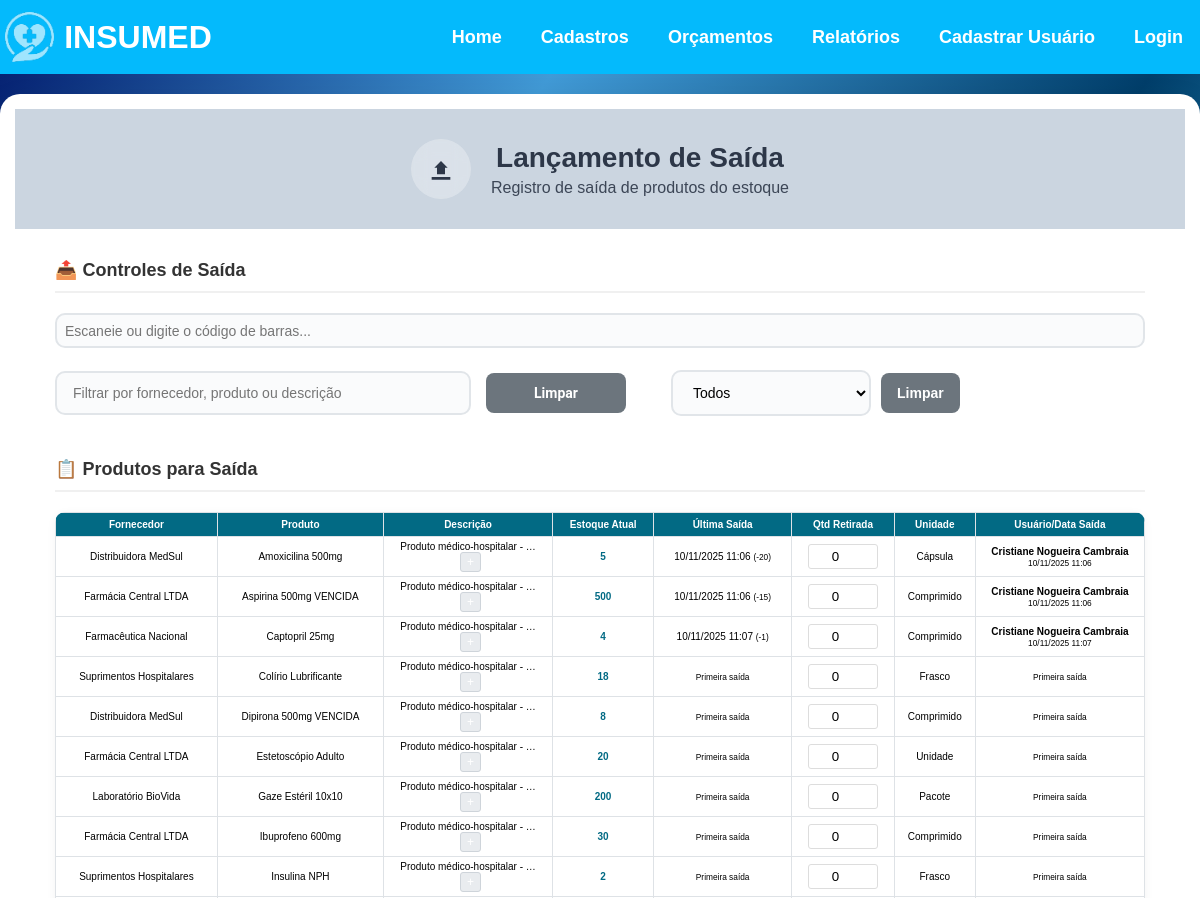
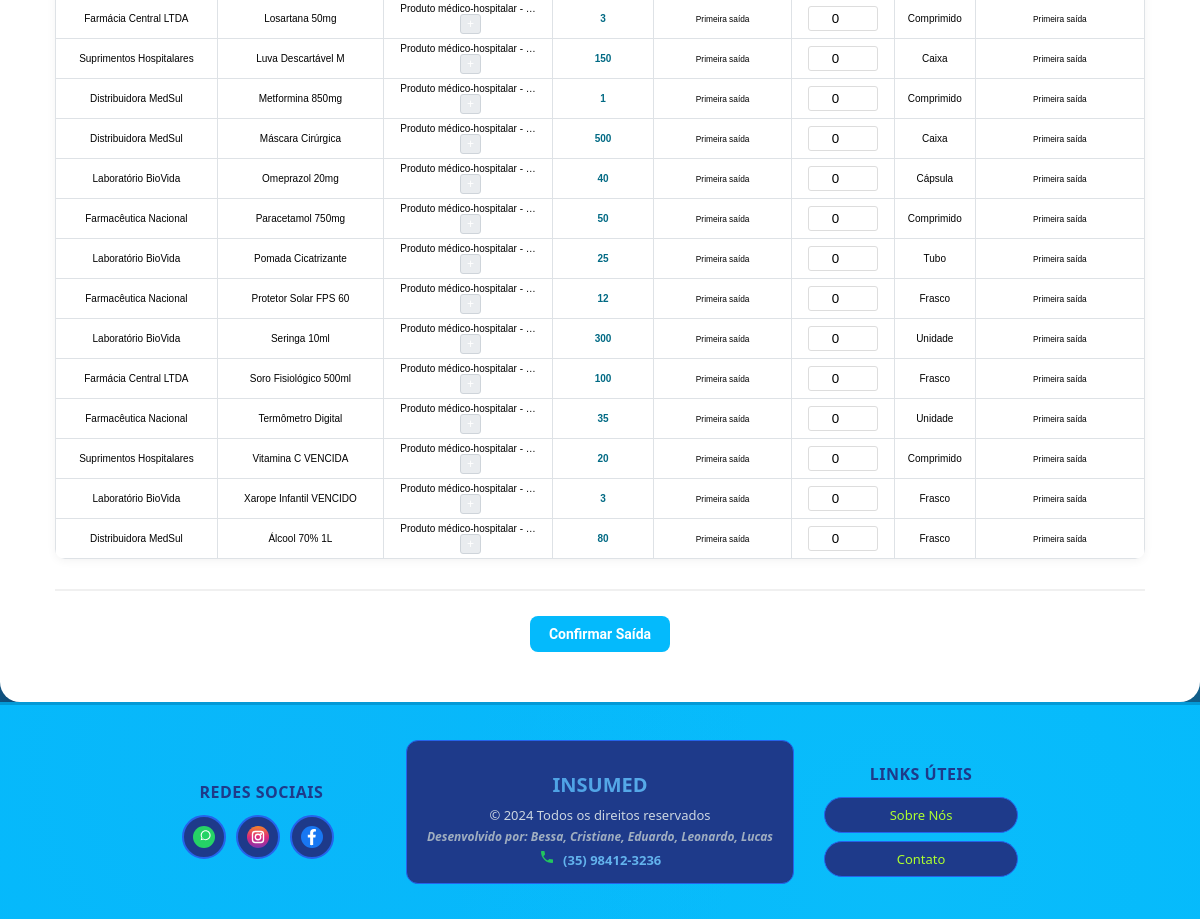
Screenshot of /relatorio-saida/ with the database file from the repository (2 pictures, top to bottom).
### app/models.py (models this page shows, shortened)
class Produto(models.Model):
    UNIDADE_CHOICES = [
        ('Unidades', 'Unidades'),
        ('Caixa', 'Caixa'),
    ]
    nome = models.CharField(max_length=100)
    codigo_barras = models.CharField(max_length=50, blank=True, null=True, unique=True)
    preco = models.DecimalField(max_digits=10, decimal_places=2)
    preco_compra = models.DecimalField(max_digits=10, decimal_places=2, blank=True, null=True)
    descricao = models.TextField(blank=True, null=True)
    fornecedor = models.ForeignKey(Fornecedor, on_delete=models.CASCADE, related_name="produtos", null=True, blank=True)
    data_hora = models.DateTimeField(default=timezone.now)
    unidade = models.CharField(max_length=50, choices=UNIDADE_CHOICES, default="Unidades")
    quantidade = models.IntegerField()
    validade = models.DateField(blank=True, null=True)
    observacao = models.TextField(blank=True, null=True)

class Fornecedor(models.Model):
    nome = models.CharField(max_length=200, unique=True)
    cnpj = models.CharField(max_length=20, unique=True)  # Usar CharField pois pode conter caracteres especiais
    endereco = models.CharField(max_length=200)
    bairro = models.CharField(max_length=200)
    complemento = models.CharField(max_length=200, blank=True, null=True)  # Pode ser opcional
    data_nascimento = models.DateField()
    cidade = models.CharField(max_length=200)
    uf = models.CharField(max_length=2)
    cep = models.CharField(max_length=10)  # Também CharField por conta do formato
    email = models.EmailField(max_length=200)  # Melhor usar EmailField para validação
    telefone = models.CharField(max_length=20)
    ativo = models.BooleanField(default=True)

class MovimentacaoEstoque(models.Model):
    TIPO_CHOICES = [
        ('ENTRADA', 'Entrada'),
        ('SAIDA', 'Saída'),
    ]
    produto = models.ForeignKey(Produto, on_delete=models.CASCADE)
    tipo = models.CharField(max_length=10, choices=TIPO_CHOICES)
    quantidade = models.IntegerField()
    data_hora = models.DateTimeField(default=timezone.now)
    usuario = models.ForeignKey(Usuario, on_delete=models.SET_NULL, null=True, blank=True)
    class Meta:
        ordering = ['-data_hora']

class Usuario(models.Model):
    UF_CHOICES = [
        ('AC', 'Acre'), ('AL', 'Alagoas'), ('AP', 'Amapá'), ('AM', 'Amazonas'),
        ('BA', 'Bahia'), ('CE', 'Ceará'), ('DF', 'Distrito Federal'), ('ES', 'Espírito Santo'),
        ('GO', 'Goiás'), ('MA', 'Maranhão'), ('MT', 'Mato Grosso'), ('MS', 'Mato Grosso do Sul'),
        ('MG', 'Minas Gerais'), ('PA', 'Pará'), ('PB', 'Paraíba'), ('PR', 'Paraná'),
        ('PE', 'Pernambuco'), ('PI', 'Piauí'), ('RJ', 'Rio de Janeiro'), ('RN', 'Rio Grande do Norte'),
        ('RS', 'Rio Grande do Sul'), ('RO', 'Rondônia'), ('RR', 'Roraima'), ('SC', 'Santa Catarina'),
        ('SP', 'São Paulo'), ('SE', 'Sergipe'), ('TO', 'Tocantins')
    ]
    nome = models.CharField(max_length=200, unique=True)
    email = models.EmailField(max_length=200, unique=True)
    cpf = models.CharField(max_length=20, unique=True)
    endereco = models.CharField(max_length=200)
    cidade = models.CharField(max_length=200)
    uf = models.CharField(max_length=2, choices=UF_CHOICES)
    telefone = models.CharField(max_length=20)
    data_nascimento = models.DateField()
    senha = models.CharField(max_length=128)
    ativo = models.BooleanField(default=True)
    tentativas_login = models.IntegerField(default=0)
    bloqueado = models.BooleanField(default=False)
    data_bloqueio = models.DateTimeField(null=True, blank=True)

### app/views.py (the view, shortened to what this page needs)
# urls.py: path('relatorio-saida/', views.relatorio_saida, name='relatorio_saida'),
def relatorio_saida(request):
    periodo = request.GET.get('periodo')
    produtos = Produto.objects.all().order_by('nome')
    for produto in produtos:
        produto.ultima_saida = MovimentacaoEstoque.objects.filter(
            produto=produto,
            tipo='saida'
        ).order_by('-data_hora').first()
    return render(request, 'relatorio_saida.html', {'produtos': produtos})

### app/context_processors.py (called while the page is built)
def usuario_logado(request):
    try:
        context = {
            'usuario_logado': 'usuario_logado' in request.session,
            'admin_logado': 'admin_logado' in request.session,
            'notificacoes_count': 0
        }
        return context
    except Exception:
        return {
            'usuario_logado': False,
            'admin_logado': False,
            'notificacoes_count': 0
        }

### app/templates/relatorio_saida.html (shortened to what this page needs)
{% extends 'base.html' %}
{% block content %}
<div class="saida-container">
    <div class="header-section">
        <div class="icon-title">
            <div class="icon-circle">
                <svg width="32" height="32" viewBox="0 0 24 24" fill="none">
                    <path d="M9 11H7L12 6L17 11H15V16H9V11ZM5 20V18H19V20H5Z" fill="#2d3748"/>
                </svg>
            </div>
            <div>
                <h1>Lançamento de Saída</h1>
                <p>Registro de saída de produtos do estoque</p>
            </div>
        </div>
    </div>
    <div class="controls-section">
        <div class="section-header">
            <h3>📤 Controles de Saída</h3>
        </div>
        <div class="controls-content">
            <div class="barcode-field">
                <input type="text" id="codigo_barras_saida" placeholder="Escaneie ou digite o código de barras..." autocomplete="off">
            </div>
            <div class="filtros-container">
                <input type="text" id="filtroSaida" placeholder="Filtrar por fornecedor, produto ou descrição">
                <button onclick="limparFiltroTexto()" class="btn-limpar">Limpar</button>
                <form method="GET" id="formPeriodo">
                    <select name="periodo" id="selectPeriodo" onchange="document.getElementById('formPeriodo').submit()">
                        <option value="">Todos</option>
                    </select>
                    <a href="{% url 'relatorio_saida' %}" class="btn-limpar-periodo">Limpar</a>
                </form>
            </div>
        </div>
    </div>
    <div class="data-section">
        <div class="section-header">
            <h3>📋 Produtos para Saída</h3>
        </div>
        <form method="post">
            <div class="table-responsive">
                <table class="modern-table">
                <thead>
                    <tr>
                        <th>Fornecedor</th>
                        <th>Produto</th>
                        <th>Descrição</th>
                        <th>Estoque Atual</th>
                        <th>Última Saída</th>
                        <th>Qtd Retirada</th>
                        <th>Unidade</th>
                        <th>Usuário/Data Saída</th>
                    </tr>
                </thead>
                <tbody>
                    {% for produto in produtos %}
                    <tr class="produto-saida-row" data-fornecedor="{{ produto.fornecedor.nome|lower }}" data-produto="{{ produto.nome|lower }}" data-descricao="{{ produto.descricao|default:''|lower }}">
                        <td>{{ produto.fornecedor.nome }}</td>
                        <td>{{ produto.nome }}</td>
                        <td class="descricao-cell">
                            {% if produto.descricao %}
                                <span class="descricao-preview">{{ produto.descricao|truncatechars:30 }}</span>
                                {% if produto.descricao|length > 30 %}
                                    <button type="button" class="btn-expandir-desc" onclick="toggleDescricaoTabela(this)">+</button>
                                {% endif %}
                            {% else %}
                                <small>Sem descrição</small>
                            {% endif %}
                        </td>
                        <td class="estoque-atual">{{ produto.quantidade }}</td>
                        <td class="ultima-saida">
                            {% if produto.ultima_saida %}
                                {{ produto.ultima_saida.data_hora|date:"d/m/Y H:i" }}
                                <small>(-{{ produto.ultima_saida.quantidade }})</small>
                            {% else %}
                                <small>Primeira saída</small>
                            {% endif %}
                        </td>
                        <td class="quantidade-input">
                            <input type="number" name="quantidade_{{ produto.id }}" min="0" value="0">
                        </td>
                        <td>{{ produto.unidade }}</td>
                        <td class="usuario-saida">
                            {% if produto.ultima_saida and produto.ultima_saida.usuario %}
                                <strong>{{ produto.ultima_saida.usuario.nome }}</strong><br>
                                <small>{{ produto.ultima_saida.data_hora|date:"d/m/Y H:i" }}</small>
                            {% elif produto.ultima_saida %}
                                <small>Usuário não registrado</small><br>
                                <small>{{ produto.ultima_saida.data_hora|date:"d/m/Y H:i" }}</small>
                            {% else %}
                                <small>Primeira saída</small>
                            {% endif %}
                        </td>
                    </tr>
                    {% empty %}
                    <tr id="nenhumProdutoSaida">
                        <td colspan="8" class="no-data">Nenhum produto encontrado</td>
                    </tr>
                    {% endfor %}
                </tbody>
            </table>
            </div>
            <div class="botoes">
                <button type="submit" class="btn-confirmar">Confirmar Saída</button>
            </div>
        </form>
    </div>
</div>
{% endblock %}

### static/css/style.css (style rules this page uses)
body { margin: 0; font-family: Arial, sans-serif; background-image: linear-gradient(to left top, #013e6a ,#43d1ff , #013e6a ,#419ad6, #01186a); background-repeat: no-repeat; background-size: cover; background-attachment: fixed; display: flex; flex-direction: column; min-height: 100vh; }
.descricao-cell { max-width: 400px; word-break: break-word; }
.botoes { display: flex; justify-content: space-between; margin-top: 20px; gap: 10px; flex-wrap: wrap; }
tr th { text-align: center; align-items: center; }
td input { width: 95%; align-items: center; }
.botoes { margin-top: 20px; display: flex; gap: 10px; justify-content: center; }
.botoes button, .botoes a { margin: 5px; padding: 10px 15px; color: #FFFFFF; font-size: 14px; font-family: 'Roboto', sans-serif !important; background-color: #04BAFC; }
.btn-limpar { padding: 8px 15px; background-color: #888; color: white; text-decoration: none; border-radius: 5px; font-weight: bold; font-size: 14px; transition: background-color 0.3s ease; }
.btn-confirmar { background: #28a745; color: white; padding: 10px 20px; border: none; border-radius: 8px; cursor: pointer; font-weight: bold; }
.btn-editar, .btn-voltar, .btn-cancelar, .btn-cadastrar-produto, .btn-cadastrar-cliente, .btn-confirmar, .btn-filtrar, .btn-limpar, .btn-padrao, .btn-info, .btn-adicionar, .btn-emitidos, .btn-pesquisar { margin: 5px; padding: 10px 15px; color: #FFFFFF; font-size: 14px; font-family: 'Roboto', sans-serif !important; background-color: #04BAFC; border-radius: 8px; border: none; cursor: pointer; text-align: center; text-decoration: none; display: inline-flex; align-items: center; justify-content: center; gap: 10px; min-width: 140px; box-sizing: border-box; transition: all 0.3s ease; }
.descricao-preview, .descricao-completa { display: block; width: 100%; word-wrap: break-word; overflow-wrap: break-word; }
.descricao-cell { max-width: 150px; word-wrap: break-word; }
.btn-expandir-desc { background: #28a745; color: white; border: none; padding: 2px 6px; border-radius: 3px; font-size: 10px; cursor: pointer; margin-left: 5px; }

### rows the page displays
Produto: fornecedor.nome "Distribuidora MedSul", nome "Amoxicilina 500mg", descricao "Produto médico-hospitalar - …", quantidade "5", ultima_saida.data_hora "10/11/2025 11:06", ultima_saida.quantidade "20", unidade "Cápsula", ultima_saida.usuario.nome "Cristiane Nogueira Cambraia"
Produto: fornecedor.nome "Farmácia Central LTDA", nome "Aspirina 500mg VENCIDA", descricao "Produto médico-hospitalar - …", quantidade "500", ultima_saida.data_hora "10/11/2025 11:06", ultima_saida.quantidade "15", unidade "Comprimido", ultima_saida.usuario.nome "Cristiane Nogueira Cambraia"
Produto: fornecedor.nome "Farmacêutica Nacional", nome "Captopril 25mg", descricao "Produto médico-hospitalar - …", quantidade "4", ultima_saida.data_hora "10/11/2025 11:07", ultima_saida.quantidade "1", unidade "Comprimido", ultima_saida.usuario.nome "Cristiane Nogueira Cambraia"
Produto: fornecedor.nome "Suprimentos Hospitalares", nome "Colírio Lubrificante", descricao "Produto médico-hospitalar - …", quantidade "18", shows "Primeira saída", unidade "Frasco"
Produto: fornecedor.nome "Distribuidora MedSul", nome "Dipirona 500mg VENCIDA", descricao "Produto médico-hospitalar - …", quantidade "8", shows "Primeira saída", unidade "Comprimido"
Produto: fornecedor.nome "Farmácia Central LTDA", nome "Estetoscópio Adulto", descricao "Produto médico-hospitalar - …", quantidade "20", shows "Primeira saída", unidade "Unidade"
Produto: fornecedor.nome "Laboratório BioVida", nome "Gaze Estéril 10x10", descricao "Produto médico-hospitalar - …", quantidade "200", shows "Primeira saída", unidade "Pacote"
Produto: fornecedor.nome "Farmácia Central LTDA", nome "Ibuprofeno 600mg", descricao "Produto médico-hospitalar - …", quantidade "30", shows "Primeira saída", unidade "Comprimido"
Produto: fornecedor.nome "Suprimentos Hospitalares", nome "Insulina NPH", descricao "Produto médico-hospitalar - …", quantidade "2", shows "Primeira saída", unidade "Frasco"
Produto: fornecedor.nome "Farmácia Central LTDA", nome "Losartana 50mg", descricao "Produto médico-hospitalar - …", quantidade "3", shows "Primeira saída", unidade "Comprimido"
Produto: fornecedor.nome "Suprimentos Hospitalares", nome "Luva Descartável M", descricao "Produto médico-hospitalar - …", quantidade "150", shows "Primeira saída", unidade "Caixa"
Produto: fornecedor.nome "Distribuidora MedSul", nome "Metformina 850mg", descricao "Produto médico-hospitalar - …", quantidade "1", shows "Primeira saída", unidade "Comprimido"
Produto: fornecedor.nome "Distribuidora MedSul", nome "Máscara Cirúrgica", descricao "Produto médico-hospitalar - …", quantidade "500", shows "Primeira saída", unidade "Caixa"
Produto: fornecedor.nome "Laboratório BioVida", nome "Omeprazol 20mg", descricao "Produto médico-hospitalar - …", quantidade "40", shows "Primeira saída", unidade "Cápsula"
Produto: fornecedor.nome "Farmacêutica Nacional", nome "Paracetamol 750mg", descricao "Produto médico-hospitalar - …", quantidade "50", shows "Primeira saída", unidade "Comprimido"
Produto: fornecedor.nome "Laboratório BioVida", nome "Pomada Cicatrizante", descricao "Produto médico-hospitalar - …", quantidade "25", shows "Primeira saída", unidade "Tubo"
Produto: fornecedor.nome "Farmacêutica Nacional", nome "Protetor Solar FPS 60", descricao "Produto médico-hospitalar - …", quantidade "12", shows "Primeira saída", unidade "Frasco"
Produto: fornecedor.nome "Laboratório BioVida", nome "Seringa 10ml", descricao "Produto médico-hospitalar - …", quantidade "300", shows "Primeira saída", unidade "Unidade"
Produto: fornecedor.nome "Farmácia Central LTDA", nome "Soro Fisiológico 500ml", descricao "Produto médico-hospitalar - …", quantidade "100", shows "Primeira saída", unidade "Frasco"
Produto: fornecedor.nome "Farmacêutica Nacional", nome "Termômetro Digital", descricao "Produto médico-hospitalar - …", quantidade "35", shows "Primeira saída", unidade "Unidade"
Produto: fornecedor.nome "Suprimentos Hospitalares", nome "Vitamina C VENCIDA", descricao "Produto médico-hospitalar - …", quantidade "20", shows "Primeira saída", unidade "Comprimido"
Produto: fornecedor.nome "Laboratório BioVida", nome "Xarope Infantil VENCIDO", descricao "Produto médico-hospitalar - …", quantidade "3", shows "Primeira saída", unidade "Frasco"
Produto: fornecedor.nome "Distribuidora MedSul", nome "Álcool 70% 1L", descricao "Produto médico-hospitalar - …", quantidade "80", shows "Primeira saída", unidade "Frasco"
